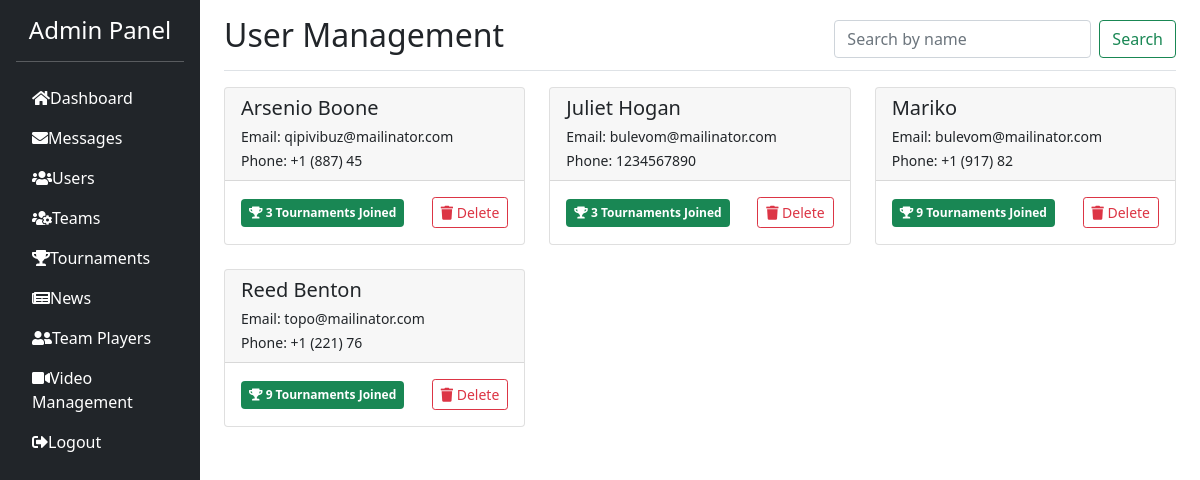
Screenshot of /users.php (signed in) with the database file from the repository.
### tables this page shows
CREATE TABLE `userinfo` (
  `id` int(11) NOT NULL,
  `username` varchar(20) DEFAULT NULL,
  `fullName` varchar(30) NOT NULL,
  `email` varchar(30) NOT NULL,
  `password_key` varchar(255) NOT NULL,
  `role` varchar(20) DEFAULT NULL,
  `phone` varchar(11) NOT NULL,
  `dp` varchar(100) DEFAULT NULL,
  `cover` varchar(100) DEFAULT NULL
);

### users.php (the view, shortened to what this page needs)
<?php
require_once 'config.php';
try {
    $search_term = isset($_GET['search']) ? trim($_GET['search']) : '';
    if (!empty($search_term)) {
        $query = "
            SELECT
                u.id,
                u.fullName AS full_name,
                u.email,
                u.phone,
                (
                    SELECT COUNT(DISTINCT tt.tournament_id)
                    FROM tournament_team tt
                    JOIN team_player tp ON tt.team_id = tp.team_id
                    WHERE tp.user_id = u.id
                ) + (
                    SELECT COUNT(DISTINCT toff.tournament_id)
                    FROM tournament_officials toff
                    WHERE toff.official_id = u.id
                ) AS tournament_count
            FROM userinfo u
            WHERE u.fullName LIKE :search
            ORDER BY u.fullName
        ";
        $stmt = $conn->prepare($query);
        $stmt->bindValue(':search', "%{$search_term}%", PDO::PARAM_STR);
    } else {
        $query = "
            SELECT
                u.id,
                u.fullName AS full_name,
                u.email,
                u.phone,
                (
                    SELECT COUNT(DISTINCT tt.tournament_id)
                    FROM tournament_team tt
                    JOIN team_player tp ON tt.team_id = tp.team_id
                    WHERE tp.user_id = u.id
                ) + (
                    SELECT COUNT(DISTINCT toff.tournament_id)
                    FROM tournament_officials toff
                    WHERE toff.official_id = u.id
                ) AS tournament_count
            FROM userinfo u
            ORDER BY u.fullName
        ";
        $stmt = $conn->prepare($query);
    }
    $stmt->execute();
    $users = $stmt->fetchAll(PDO::FETCH_ASSOC);
} catch (PDOException $e) {
    $users = [];
    $_SESSION['error'] = "Error fetching users: " . $e->getMessage();
}
?>
<!DOCTYPE html>
<html lang="en">
<head>
    <link href="https://cdn.jsdelivr.net/npm/bootstrap@5.1.3/dist/css/bootstrap.min.css" rel="stylesheet">
    <link href="https://cdnjs.cloudflare.com/ajax/libs/font-awesome/5.15.3/css/all.min.css" rel="stylesheet">
</head>
<body>
    <div class="container-fluid">
        <div class="row">
            <?php include 'component/sidebar.php'; ?>
            <main class="col-md-10 ms-sm-auto px-4">
                <div class="d-flex justify-content-between flex-wrap flex-md-nowrap align-items-center pt-3 pb-2 mb-3 border-bottom">
                    <h1 class="h2">User Management</h1>
                    <form class="d-flex" action="users.php" method="get">
                        <input class="form-control me-2" type="search" name="search"
                               placeholder="Search by name"
                               value="<?php echo htmlspecialchars(isset($_GET['search']) ? $_GET['search'] : ''); ?>">
                        <button class="btn btn-outline-success" type="submit">Search</button>
                    </form>
                </div>
                <div class="row">
                    <?php if (empty($users)): ?>
                        <div class="col-12">
                            <div class="alert alert-info text-center">
                                No users found.
                            </div>
                        </div>
                    <?php else: ?>
                        <?php foreach ($users as $user): ?>
                            <div class="col-md-4 mb-4">
                                <div class="card user-card">
                                    <div class="card-header">
                                        <h5 class="card-title mb-1">
                                            <?php echo htmlspecialchars($user['full_name']); ?>
                                        </h5>
                                        <small>Email: <?php echo htmlspecialchars($user['email']); ?></small><br>
                                        <small>Phone: <?php echo htmlspecialchars($user['phone']); ?></small>
                                    </div>
                                    <div class="card-body">
                                        <div class="d-flex justify-content-between align-items-center">
                                            <div class="badge bg-success text-white p-2">
                                                <i class="fas fa-trophy"></i>
                                                <?php echo $user['tournament_count']; ?> Tournaments Joined
                                            </div>
                                            <a href="users.php?delete=<?php echo $user['id']; ?>"
                                               class="btn btn-sm btn-outline-danger"
                                               onclick="return confirm('Are you sure you want to delete this user? This will remove all associated tournament data.');">
                                                <i class="fas fa-trash"></i> Delete
                                            </a>
                                        </div>
                                    </div>
                                </div>
                            </div>
                        <?php endforeach; ?>
                    <?php endif; ?>
                </div>
            </main>
        </div>
    </div>
</body>
</html>

### users.php (style rules this page uses)
.user-card { transition: transform 0.3s; }

### rows the page displays
userinfo: fullName "Arsenio Boone", email "qipivibuz@mailinator.com", phone "+1 (887) 45", tournament_count "3"
userinfo: fullName "Juliet Hogan", email "bulevom@mailinator.com", phone "1234567890", tournament_count "3"
userinfo: fullName "Mariko", email "bulevom@mailinator.com", phone "+1 (917) 82", tournament_count "9"
userinfo: fullName "Reed Benton", email "topo@mailinator.com", phone "+1 (221) 76", tournament_count "9"
